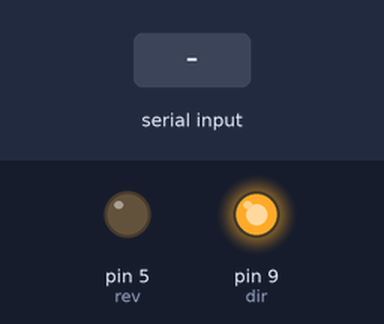
The sketch below on a simulated Arduino Uno, built with avr-gcc and run on an emulated ATmega328P. On the bench: output pins drawn as LEDs (lit = HIGH). The test bench sets the inputs (shaded band). What the sketch prints to the serial monitor is not drawn.

Above: at 1.2 s.
1.3 s: "90,45\n" received over Serial
At 1.5 s:
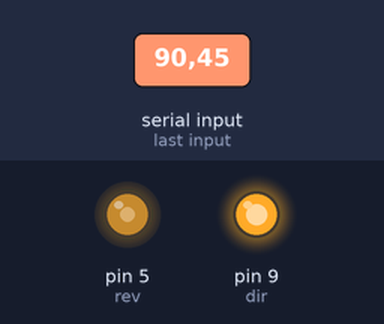
3.1 s: "30,150\n" received over Serial
At 4.8 s:
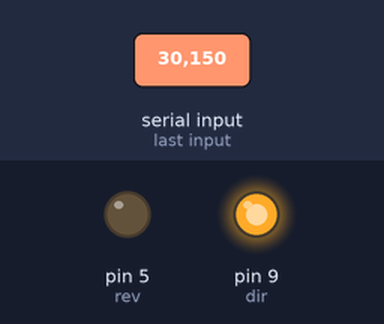
5.1 s: "5\n" received over Serial
At 5.8 s:
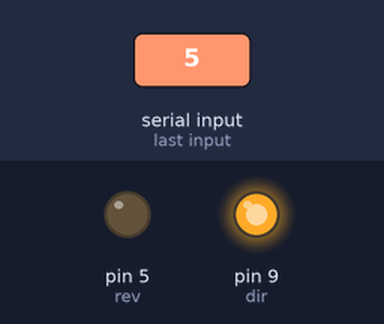
8.1 s: "200\n" received over Serial
At 8.38 s:
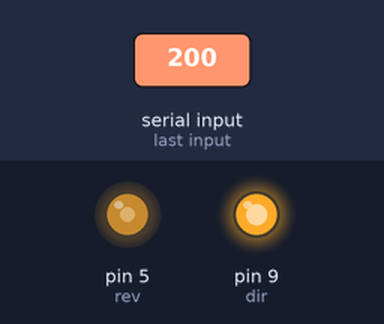
Timing chart, 0 to 11.1 s (numbered marks = the images above; inputs shaded):
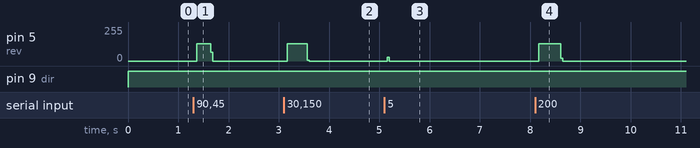

Measured:
- after the input at 1.3 s, pin 5 (rev): 0/255 → 129/255 after 0.06 s, → 0/255 0.28 s later
- after the input at 3.1 s, pin 5 (rev): 0/255 → 129/255 after 0.07 s, → 0/255 0.40 s later
- after the input at 5.1 s, pin 5 (rev): 0/255 → 29/255 after 0.06 s, → 0/255 0.04 s later
- after the input at 8.1 s, pin 5 (rev): 0/255 → 129/255 after 0.07 s, → 0/255 0.44 s later

The sketch:

sketch_dec14b.ino
```cpp
#define dir 9
#define rev 5
int steps;
int angle;
void setup() {
  // put your setup code here, to run once:
 Serial.begin(9600);
pinMode(rev,OUTPUT);
pinMode(dir,OUTPUT);
}

void loop() {
  // put your main code here, to run repeatedly:
if (Serial.available()>0){
    angle=Serial.parseInt();
    Serial.println(angle);
  }
 if(0<=angle<361){
  Serial.print("its positive");
  steps=map(angle,0,360,0,800);
digitalWrite(dir,HIGH);
}
else if(-360<angle<0){
Serial.print("its negative");
  steps=map(angle,0,-360,0,800);
  digitalWrite(dir,LOW);
}
 for(int i=0 ; i<steps ; i++){

  digitalWrite(rev,HIGH);
  delayMicroseconds(500);

  digitalWrite(rev,LOW);
  delayMicroseconds(500);


 }

  }
```
